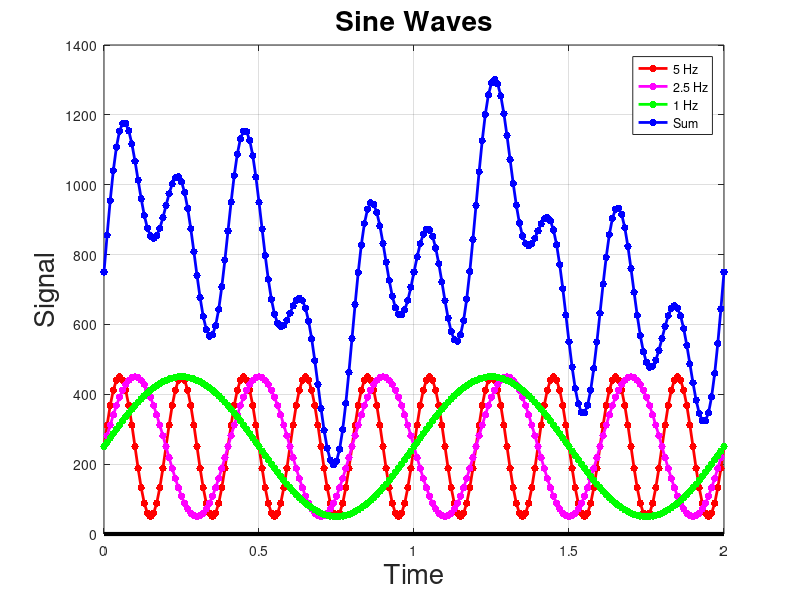

Reproduce this figure in MATLAB.
% clc;    % Clear the command window.
close all;  % Close all figures (except those of imtool.)
clear;  % Erase all existing variables. Or clearvars if you want.
workspace;  % Make sure the workspace panel is showing.
format long g;
format compact;
fontSize = 20;

% Make 0.1 seconds sampled every 1/1000 of a second
t = 0 : 0.01 : 2.0;

% Define sine wave parameters.
f1 = 5; % per second
T1 = 1/f1; % period, seconds
amp1 = 200; % amplitude
f2 = 2.5; % per second
T2 = 1/f2; % period, seconds
amp2 = 200; % amplitude
f3 = 1; % per second
T3 = 1/f3; % period, seconds
amp3 = 200; % amplitude

shift = 250;

% Make signals.
signal1 = amp1 * sin(2*pi*t/T1) + shift;
signal2 = amp2 * sin(2*pi*t/T2) + shift;
signal3 = amp3 * sin(2*pi*t/T3) + shift;
signal = signal1 + signal2 + signal3;
plot(t, signal1, 'r.-', 'LineWidth', 2, 'MarkerSize', 16);
hold on;
plot(t, signal2, 'm.-', 'LineWidth', 2, 'MarkerSize', 16);
plot(t, signal3, 'g.-', 'LineWidth', 2, 'MarkerSize', 16);
plot(t, signal, 'b.-', 'LineWidth', 2, 'MarkerSize', 16);
grid on;
title('Sine Waves', 'FontSize', fontSize);
xlabel('Time', 'FontSize', fontSize);
ylabel('Signal', 'FontSize', fontSize);
% Make bolder x axis
line(xlim, [0,0], 'Color', 'k', 'LineWidth', 3);
legend('5 Hz', '2.5 Hz', '1 Hz', 'Sum');

% Set up figure properties:
% Enlarge figure to full screen.
set(gcf, 'Units', 'Normalized', 'OuterPosition', [0 0 1 1]);
% Get rid of tool bar and pulldown menus that are along top of figure.
set(gcf, 'Toolbar', 'none', 'Menu', 'none');
% Give a name to the title bar.
set(gcf, 'Name', 'Demo by ImageAnalyst', 'NumberTitle', 'Off') 
